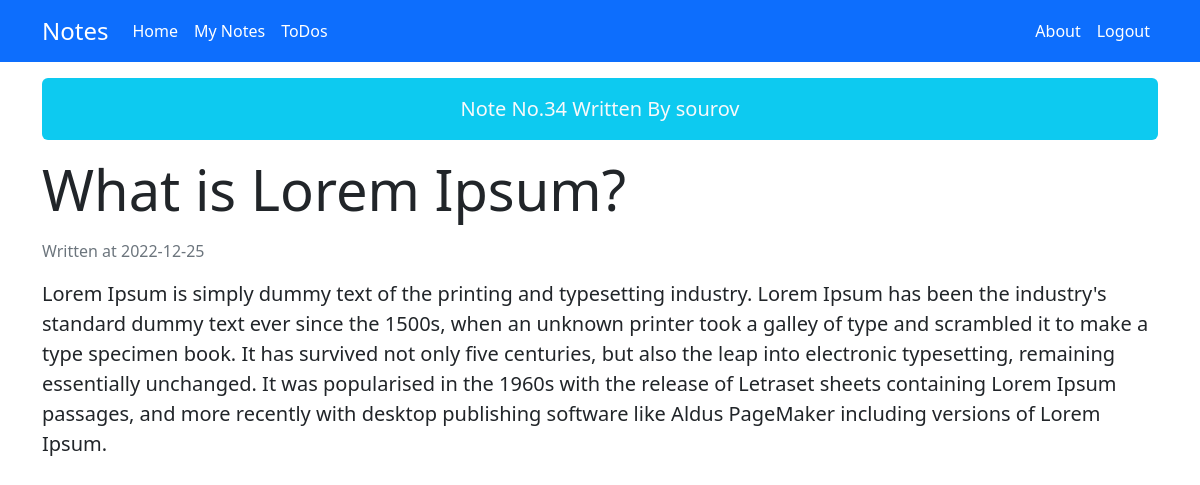
/notes/note/34 (signed in), run on the app's committed database.
### tables this page shows
CREATE TABLE notes (id integer primary key autoincrement not null, title text, note text not null, date text not null,user_id integer not null, foreign key (user_id) references users(id));

CREATE TABLE users (id integer primary key autoincrement not null, username text not null, hash text not null);

### app.py (the view)
@app.route('/notes/note/<int:noteId>', methods=["GET"])
def readNote(noteId):
    note = db.execute('SELECT * FROM notes WHERE id = ?', noteId)
    if not note:
        return apology('Note Does not exist')
    user = db.execute(
        'SELECT username FROM users WHERE id = ?', note[0]['user_id'])
    return render_template('note.html', note=note[0], user=user[0])

### templates/note.html (shortened to what this page needs)
{% extends "layout.html" %}
{% block body %}
<div class="container-lg">
    <div class="bg-info rounded p-3 text-light fs-5 my-3 text-center">Note No.{{note['id']}} Written By
        {{user['username']}}</div>
    <div class="display-4  mb-3">{{note['title']}}</div>
    <div class="text-secondary fs-6 mb-3">Written at {{note['date']}}</div>
    <p class="lead">{{note['note']}}</p>
</div>
{% endblock %}

### data on the page
notes: id "34", title "What is Lorem Ipsum?", date "2022-12-25", note "Lorem Ipsum is simply dummy text of the printing and typesetting industry. Lorem Ipsum has been the industry's standard dummy text ever since the 1500s, when an unknown printer took a galley of type and scrambled it to make a type specimen book. It has survived not only five centuries, but also the leap into electronic typesetting, remaining essentially unchanged. It was popularised in the 1960s with the release of Letraset sheets containing Lorem Ipsum passages, and more recently with desktop publishing software like Aldus PageMaker including versions of Lorem Ipsum."
users: username "sourov"
